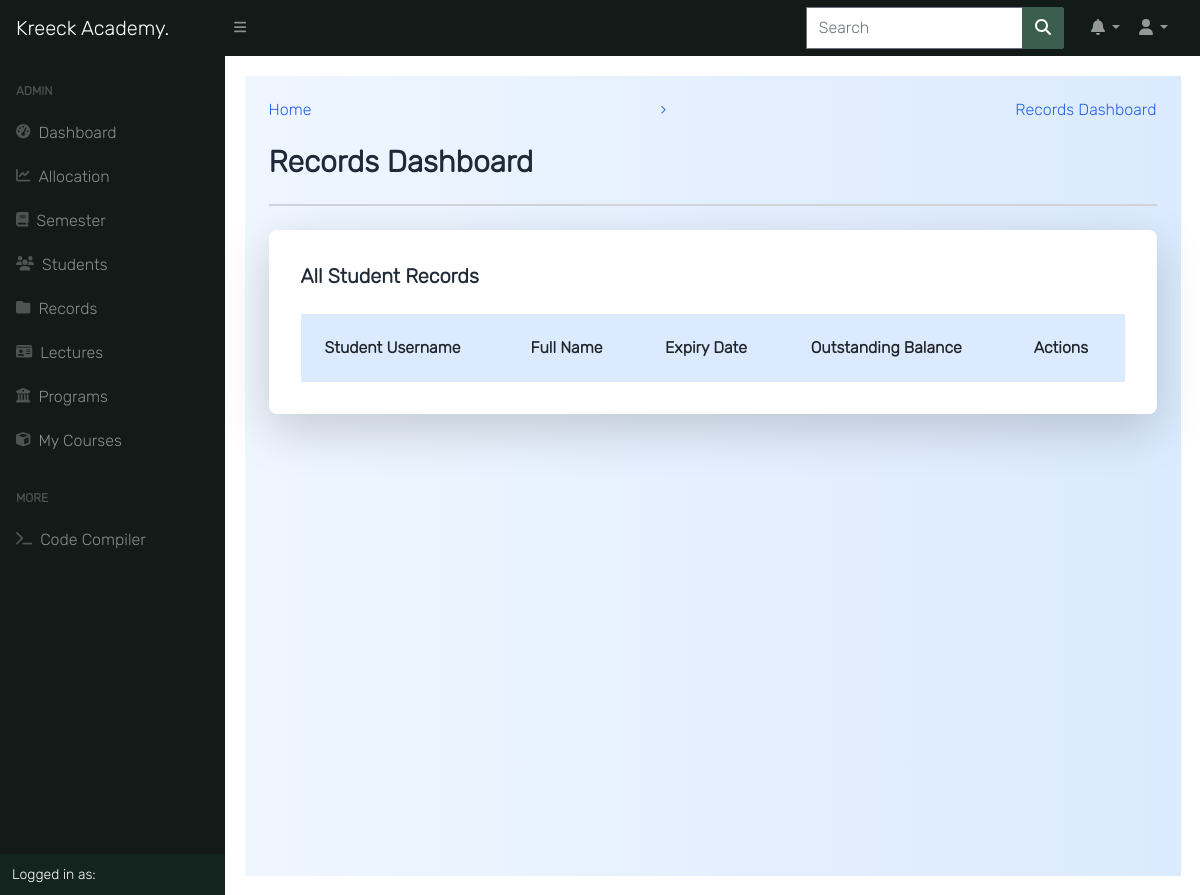
The app's page /records/dashboard/ (signed in), older data.
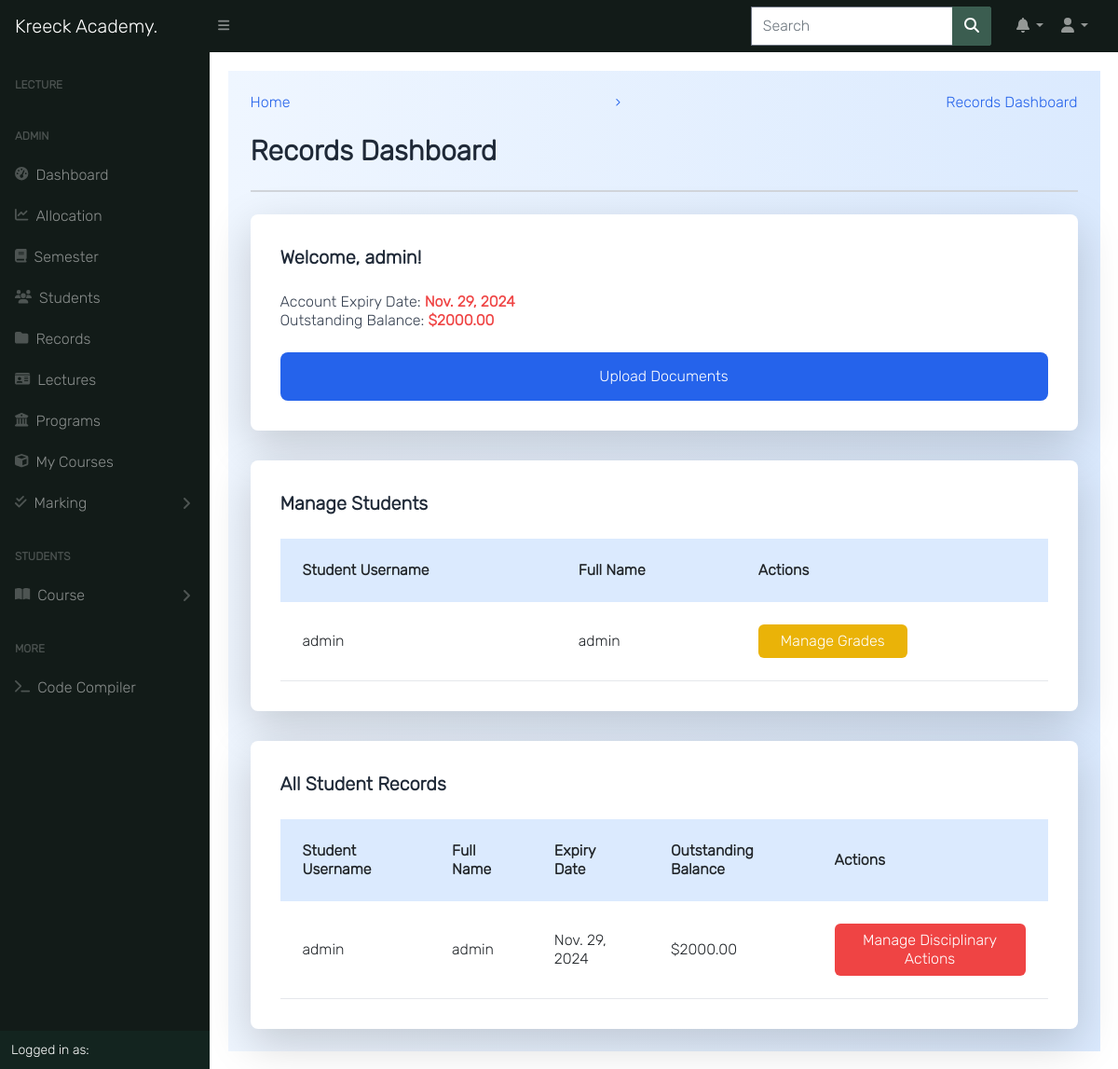
The same page, newer data.
### accounts/models.py (models this page shows, shortened)
class User(AbstractUser):
    is_student = models.BooleanField(default=False)
    is_lecturer = models.BooleanField(default=False)
    is_parent = models.BooleanField(default=False)
    is_dep_head = models.BooleanField(default=False)
    phone = models.CharField(max_length=60, blank=True, null=True)
    address = models.CharField(max_length=60, blank=True, null=True)
    picture = models.ImageField(upload_to='profile_pictures/%y/%m/%d/', default='default.png', null=True)
    email = models.EmailField(blank=True, null=True)
    username_validator = ASCIIUsernameValidator()
    objects = UserManager()
    @property
    def get_full_name(self):
        full_name = self.username
        if self.first_name and self.last_name:
            full_name = self.first_name + " " + self.last_name
        return full_name

class Student(models.Model):
    student = models.OneToOneField(User, on_delete=models.CASCADE)
    level = models.CharField(max_length=25, choices=LEVEL, null=True)
    department = models.ForeignKey(Program, on_delete=models.CASCADE, null=True)
    objects = StudentManager()

### student_record/models.py (models this page shows, shortened)
class StudentRecord(models.Model):
    student = models.OneToOneField(Student, on_delete=models.CASCADE, related_name='student_record')
    enrolled_courses = models.ManyToManyField(Course, related_name='enrolled_students', blank=True)
    account_expiry_date = models.DateField(null=True, blank=True)
    is_account_active = models.BooleanField(default=True)
    outstanding_balance = models.DecimalField(max_digits=10, decimal_places=2, default=0.00)

### student_record/views.py (the view)
# urls.py: path('dashboard/', views.records_dashboard, name='records_dashboard'),
@login_required
def records_dashboard(request):
    context = {
        'user': request.user,
        'show_modals': True
    }
    if request.user.is_student:
        student_record = get_object_or_404(StudentRecord, student__student=request.user)
        context['student_record'] = student_record
        context['upload_document_form'] = PersonalDocumentForm()
    if request.user.is_lecturer:
        student_records = StudentRecord.objects.all()
        context['student_records'] = student_records
        context['grade_form'] = GradeForm()
    if request.user.is_superuser:
        student_records = StudentRecord.objects.all()
        context['student_records'] = student_records
        context['disciplinary_form'] = DisciplinaryActionForm()
    return render(request, 'records/records_dashboard.html', context)

### student_record/forms.py
class PersonalDocumentForm(forms.ModelForm):
    class Meta:
        model = PersonalDocument
        fields = ['document_type', 'document_file']

class GradeForm(forms.ModelForm):
    class Meta:
        model = Grade
        fields = ['course', 'assignment', 'grade', 'feedback']

### templates/records/records_dashboard.html (shortened to what the changed rows need)
{% extends 'base.html' %}
{% block content %}
<div class="p-6 bg-gradient-to-r from-blue-50 to-blue-100 min-h-screen">
    <div class="grid grid-cols-1 gap-8">
        {% if request.user.is_student %}
        <div class="bg-white rounded-lg shadow-lg p-8 hover:shadow-2xl transition-all duration-300">
            <h5 class="text-xl font-semibold text-gray-800">Welcome, {{ request.user.username }}!</h5>
            <p class="text-gray-700 mt-6">Account Expiry Date: <strong class="text-red-500">{{ student_record.account_expiry_date }}</strong></p>
            <p class="text-gray-700">Outstanding Balance: <strong class="text-red-500">${{ student_record.outstanding_balance }}</strong></p>
            <button type="button" class="mt-6 w-full bg-blue-600 text-white py-3 rounded-lg hover:bg-blue-700 transition-all duration-300" data-bs-toggle="modal" data-bs-target="#uploadDocumentModal">Upload Documents</button>
        </div>
        {% endif %}
        {% if request.user.is_lecturer %}
        <div class="bg-white rounded-lg shadow-lg p-8 hover:shadow-2xl transition-all duration-300">
            <h5 class="text-xl font-semibold text-gray-800">Manage Students</h5>
            <div class="overflow-x-auto">
                <table class="w-full mt-6 table-auto">
                    <thead>
                    <tr class="bg-blue-100">
                        <th class="p-4 text-left font-semibold">Student Username</th>
                        <th class="p-4 text-left font-semibold">Full Name</th>
                        <th class="p-4 text-left font-semibold">Actions</th>
                    </tr>
                    </thead>
                    <tbody>
                    {% for student_record in student_records %}
                        <tr class="bg-white hover:bg-gray-100">
                            <td class="border-b border-gray-200 p-4">{{ student_record.student.student.username }}</td>
                            <td class="border-b border-gray-200 p-4">{{ student_record.student.student.get_full_name }}</td>
                            <td class="border-b border-gray-200 p-4">
                                <button type="button" class="bg-yellow-500 text-white px-4 py-2 rounded hover:bg-yellow-600 transition-all duration-300" data-bs-toggle="modal" data-bs-target="#manageGradesModal-{{ student_record.id }}">Manage Grades</button>
                            </td>
                        </tr>
                    {% endfor %}
                    </tbody>
                </table>
            </div>
        </div>
        {% endif %}
        {% if request.user.is_superuser %}
        <div class="bg-white rounded-lg shadow-lg p-8 hover:shadow-2xl transition-all duration-300">
            <div class="overflow-x-auto">
                <table class="w-full mt-6 table-auto">
                    <thead>
                    <tr class="bg-blue-100">
                        <th class="p-4 text-left font-semibold">Student Username</th>
                        <th class="p-4 text-left font-semibold">Full Name</th>
                        <th class="p-4 text-left font-semibold">Expiry Date</th>
                        <th class="p-4 text-left font-semibold">Outstanding Balance</th>
                        <th class="p-4 text-left font-semibold">Actions</th>
                    </tr>
                    </thead>
                    <tbody>
                    {% for student_record in student_records %}
                        <tr class="bg-white hover:bg-gray-100">
                            <td class="border-b border-gray-200 p-4">{{ student_record.student.student.username }}</td>
                            <td class="border-b border-gray-200 p-4">{{ student_record.student.student.get_full_name }}</td>
                            <td class="border-b border-gray-200 p-4">{{ student_record.account_expiry_date }}</td>
                            <td class="border-b border-gray-200 p-4">${{ student_record.outstanding_balance }}</td>
                            <td class="border-b border-gray-200 p-4">
                                <button type="button" class="bg-red-500 text-white px-4 py-2 rounded hover:bg-red-600 transition-all duration-300" data-bs-toggle="modal" data-bs-target="#manageDisciplinaryModal-{{ student_record.id }}">Manage Disciplinary Actions</button>
                            </td>
                        </tr>
                    {% endfor %}
                    </tbody>
                </table>
            </div>
        </div>
        {% endif %}
    </div>
</div>
{% endblock content %}

Row changes from the older to the newer data that the page shows:
now on this page (row edited): User: user.username "admin"
changed User: is_lecturer False → True (drawn); is_student False → True (drawn)
added StudentRecord: account_expiry_date "Nov. 29, 2024", outstanding_balance "2000.00", student.student.username "admin", student.student.get_full_name "admin"
Text that changed along with them:
text now shown: "LECTURE Marking STUDENTS Course Welcome, ! Account Expiry Date: Outstanding Balance: $ Upload Documents Manage Students Student Username Full Name Actions"
